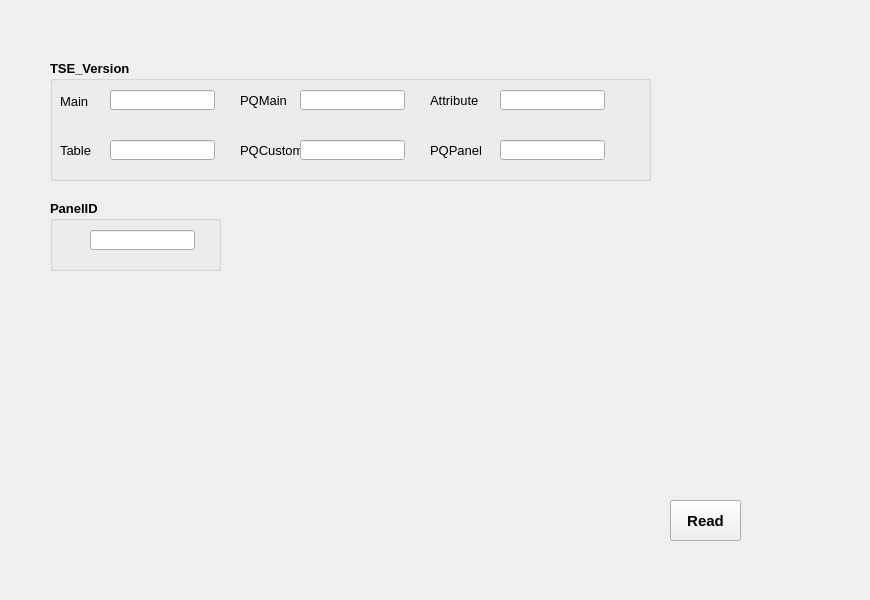
<?xml version="1.0" encoding="UTF-8"?>
<ui version="4.0">
 <class>Form_Info</class>
 <widget class="QWidget" name="Form_Info">
  <property name="geometry">
   <rect>
    <x>0</x>
    <y>0</y>
    <width>870</width>
    <height>600</height>
   </rect>
  </property>
  <property name="windowTitle">
   <string>Form</string>
  </property>
  <widget class="QLineEdit" name="lineEdit_MainTSE">
   <property name="geometry">
    <rect>
     <x>110</x>
     <y>90</y>
     <width>105</width>
     <height>20</height>
    </rect>
   </property>
   <property name="font">
    <font>
     <pointsize>10</pointsize>
    </font>
   </property>
   <property name="readOnly">
    <bool>true</bool>
   </property>
  </widget>
  <widget class="QLabel" name="label">
   <property name="geometry">
    <rect>
     <x>60</x>
     <y>95</y>
     <width>54</width>
     <height>12</height>
    </rect>
   </property>
   <property name="font">
    <font>
     <pointsize>10</pointsize>
    </font>
   </property>
   <property name="text">
    <string>Main</string>
   </property>
  </widget>
  <widget class="QLineEdit" name="lineEdit_PQMainTSE">
   <property name="geometry">
    <rect>
     <x>300</x>
     <y>90</y>
     <width>105</width>
     <height>20</height>
    </rect>
   </property>
   <property name="font">
    <font>
     <pointsize>10</pointsize>
    </font>
   </property>
   <property name="readOnly">
    <bool>true</bool>
   </property>
  </widget>
  <widget class="QLabel" name="label_2">
   <property name="geometry">
    <rect>
     <x>240</x>
     <y>90</y>
     <width>71</width>
     <height>20</height>
    </rect>
   </property>
   <property name="font">
    <font>
     <pointsize>10</pointsize>
    </font>
   </property>
   <property name="text">
    <string>PQMain</string>
   </property>
  </widget>
  <widget class="QLineEdit" name="lineEdit_AttributeTSE">
   <property name="geometry">
    <rect>
     <x>500</x>
     <y>90</y>
     <width>105</width>
     <height>20</height>
    </rect>
   </property>
   <property name="font">
    <font>
     <pointsize>10</pointsize>
    </font>
   </property>
   <property name="readOnly">
    <bool>true</bool>
   </property>
  </widget>
  <widget class="QLabel" name="label_3">
   <property name="geometry">
    <rect>
     <x>430</x>
     <y>90</y>
     <width>71</width>
     <height>20</height>
    </rect>
   </property>
   <property name="font">
    <font>
     <pointsize>10</pointsize>
    </font>
   </property>
   <property name="text">
    <string>Attribute</string>
   </property>
  </widget>
  <widget class="QLineEdit" name="lineEdit_TableTSE">
   <property name="geometry">
    <rect>
     <x>110</x>
     <y>140</y>
     <width>105</width>
     <height>20</height>
    </rect>
   </property>
   <property name="font">
    <font>
     <pointsize>10</pointsize>
    </font>
   </property>
   <property name="readOnly">
    <bool>true</bool>
   </property>
  </widget>
  <widget class="QLabel" name="label_4">
   <property name="geometry">
    <rect>
     <x>60</x>
     <y>140</y>
     <width>71</width>
     <height>20</height>
    </rect>
   </property>
   <property name="font">
    <font>
     <pointsize>10</pointsize>
    </font>
   </property>
   <property name="text">
    <string>Table</string>
   </property>
  </widget>
  <widget class="QGroupBox" name="groupBox">
   <property name="geometry">
    <rect>
     <x>50</x>
     <y>60</y>
     <width>601</width>
     <height>121</height>
    </rect>
   </property>
   <property name="font">
    <font>
     <pointsize>10</pointsize>
     <weight>75</weight>
     <italic>false</italic>
     <bold>true</bold>
    </font>
   </property>
   <property name="title">
    <string>TSE_Version</string>
   </property>
   <widget class="QLabel" name="label_6">
    <property name="geometry">
     <rect>
      <x>190</x>
      <y>80</y>
      <width>71</width>
      <height>20</height>
     </rect>
    </property>
    <property name="font">
     <font>
      <pointsize>10</pointsize>
      <weight>50</weight>
      <bold>false</bold>
     </font>
    </property>
    <property name="text">
     <string>PQCustom</string>
    </property>
   </widget>
   <widget class="QLineEdit" name="lineEdit_PQCustomTSE">
    <property name="geometry">
     <rect>
      <x>250</x>
      <y>80</y>
      <width>105</width>
      <height>20</height>
     </rect>
    </property>
    <property name="font">
     <font>
      <weight>50</weight>
      <bold>false</bold>
     </font>
    </property>
    <property name="readOnly">
     <bool>true</bool>
    </property>
   </widget>
   <widget class="QLineEdit" name="lineEdit_PQPanelTSE">
    <property name="geometry">
     <rect>
      <x>450</x>
      <y>80</y>
      <width>105</width>
      <height>20</height>
     </rect>
    </property>
    <property name="font">
     <font>
      <weight>50</weight>
      <bold>false</bold>
     </font>
    </property>
    <property name="readOnly">
     <bool>true</bool>
    </property>
   </widget>
   <widget class="QLabel" name="label_5">
    <property name="geometry">
     <rect>
      <x>380</x>
      <y>80</y>
      <width>71</width>
      <height>20</height>
     </rect>
    </property>
    <property name="font">
     <font>
      <pointsize>10</pointsize>
      <weight>50</weight>
      <bold>false</bold>
     </font>
    </property>
    <property name="text">
     <string>PQPanel</string>
    </property>
   </widget>
  </widget>
  <widget class="QLineEdit" name="lineEdit_PanelID">
   <property name="geometry">
    <rect>
     <x>90</x>
     <y>230</y>
     <width>105</width>
     <height>20</height>
    </rect>
   </property>
   <property name="font">
    <font>
     <pointsize>10</pointsize>
    </font>
   </property>
   <property name="readOnly">
    <bool>true</bool>
   </property>
  </widget>
  <widget class="QGroupBox" name="groupBox_2">
   <property name="geometry">
    <rect>
     <x>50</x>
     <y>200</y>
     <width>171</width>
     <height>71</height>
    </rect>
   </property>
   <property name="font">
    <font>
     <pointsize>10</pointsize>
     <weight>75</weight>
     <bold>true</bold>
    </font>
   </property>
   <property name="title">
    <string>PanelID</string>
   </property>
  </widget>
  <widget class="QPushButton" name="pushButton_read">
   <property name="geometry">
    <rect>
     <x>670</x>
     <y>500</y>
     <width>71</width>
     <height>41</height>
    </rect>
   </property>
   <property name="font">
    <font>
     <pointsize>11</pointsize>
     <weight>75</weight>
     <bold>true</bold>
    </font>
   </property>
   <property name="text">
    <string>Read</string>
   </property>
  </widget>
  <zorder>groupBox</zorder>
  <zorder>groupBox_2</zorder>
  <zorder>lineEdit_MainTSE</zorder>
  <zorder>label</zorder>
  <zorder>lineEdit_PQMainTSE</zorder>
  <zorder>label_2</zorder>
  <zorder>lineEdit_AttributeTSE</zorder>
  <zorder>label_3</zorder>
  <zorder>lineEdit_TableTSE</zorder>
  <zorder>label_4</zorder>
  <zorder>lineEdit_PanelID</zorder>
  <zorder>pushButton_read</zorder>
 </widget>
 <resources/>
 <connections/>
</ui>
